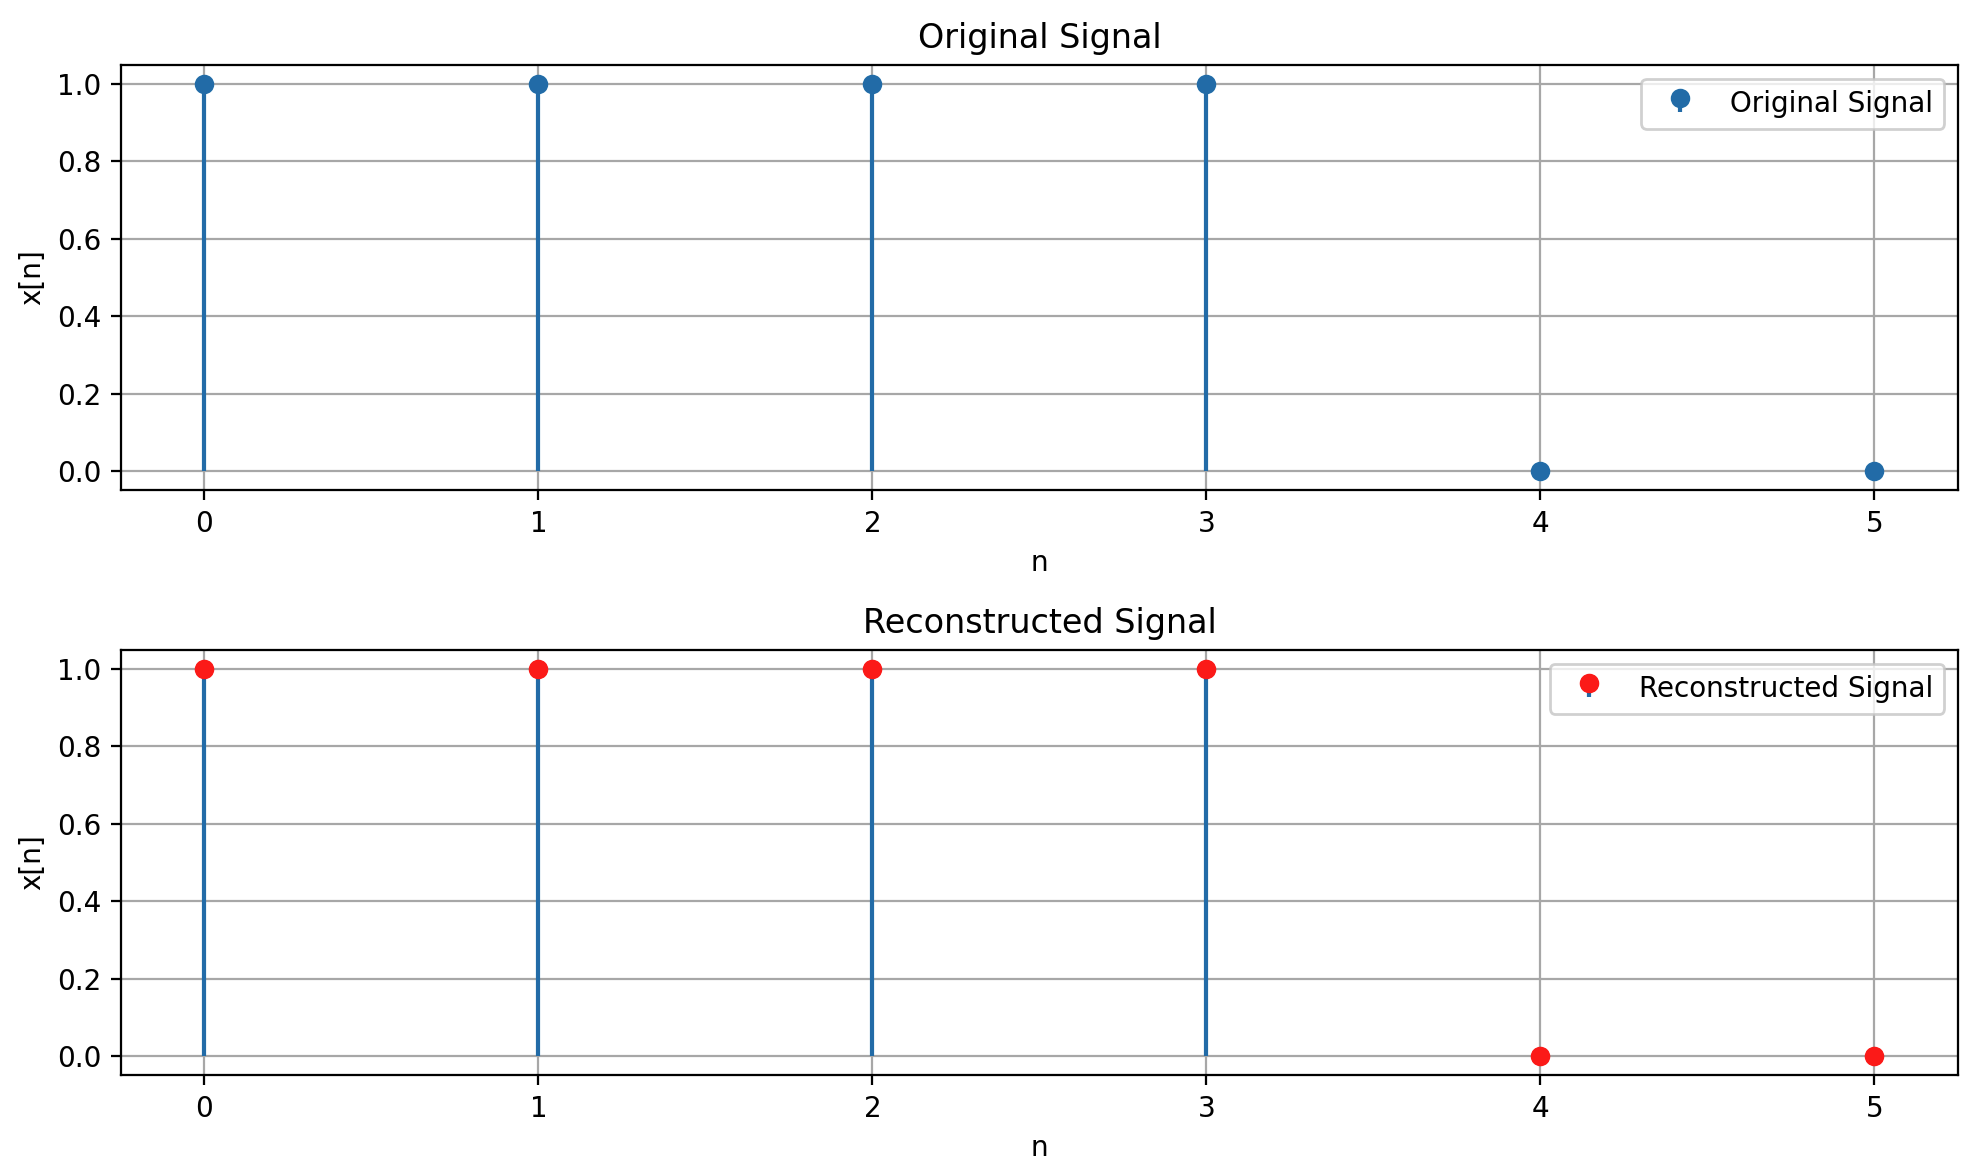

Write the Python code that produced this figure.
import numpy as np
import matplotlib.pyplot as plt

# Define the original signal
def original_signal(n):
    if n in [0, 1, 2, 3]:
        return 1
    else:
        return 0

# Define the DTFS coefficients
def X(k):
    if k == 0:
        return 2/3
    else:
        return (1/6) * np.exp(-1j * np.pi/2 * k) * (np.sin(2 * np.pi * k / 3) / np.sin(np.pi * k / 6))

# Reconstruct the signal using inverse DTFS
def reconstruct_signal(n, N):
    signal = 0
    for k in range(N):
        signal += X(k) * np.exp(1j * 2 * np.pi * k * n / N)
    return signal.real


N = 6
n_values = np.arange(N)
original_values = np.array([original_signal(n) for n in n_values])
reconstructed_values = np.array([reconstruct_signal(n, N) for n in n_values])

# Plotting
plt.figure(figsize=(10, 6))

# Original signal
plt.subplot(2, 1, 1)
plt.stem(n_values, original_values, basefmt=" ", label='Original Signal')
plt.title('Original Signal')
plt.xlabel('n')
plt.ylabel('x[n]')
plt.grid(True)
plt.legend()

# Reconstructed signal
plt.subplot(2, 1, 2)
plt.stem(n_values, reconstructed_values, basefmt=" ", label='Reconstructed Signal', markerfmt='ro')
plt.title('Reconstructed Signal')
plt.xlabel('n')
plt.ylabel('x[n]')
plt.grid(True)
plt.legend()

plt.tight_layout()
plt.show()
